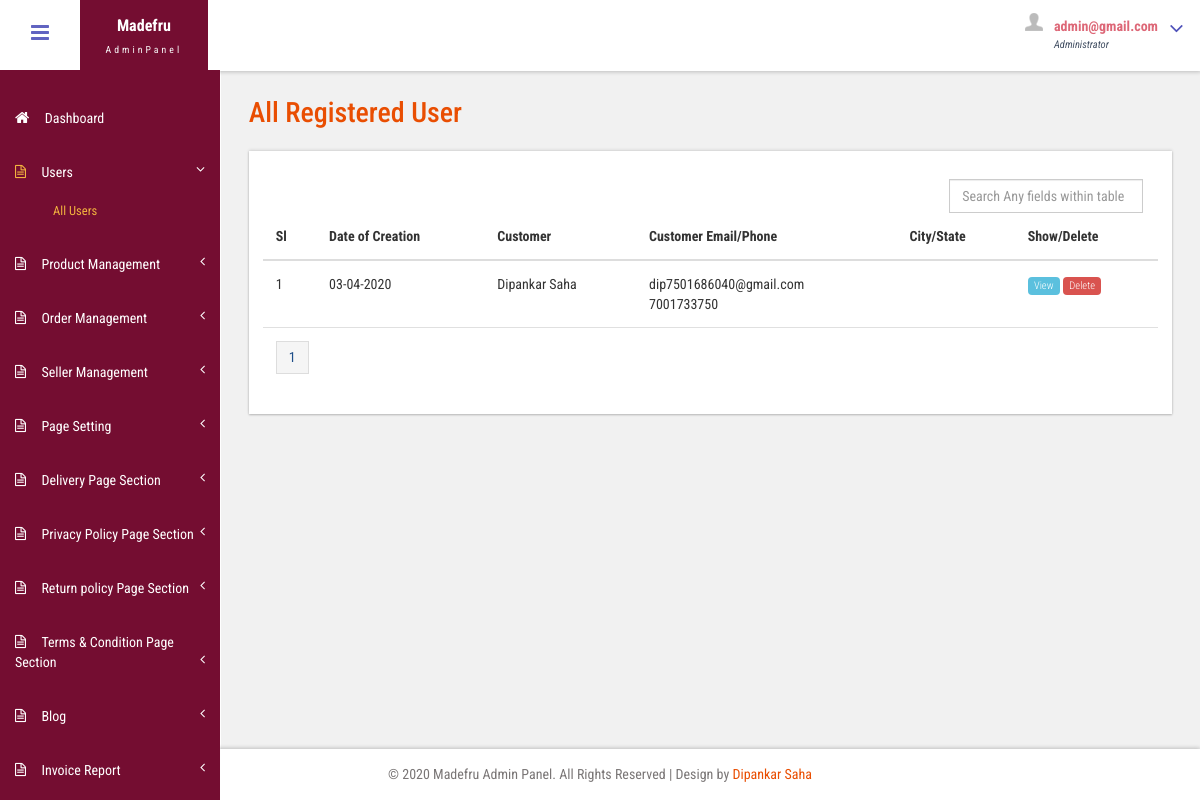
The app's page /admin/client.php (signed in) with its own data.
### tables this page shows
CREATE TABLE `user` (
  `id` int(11) NOT NULL,
  `user_id` varchar(100) NOT NULL,
  `name` varchar(200) DEFAULT NULL,
  `fname` varchar(50) DEFAULT NULL,
  `lname` varchar(50) DEFAULT NULL,
  `dob` date DEFAULT NULL,
  `email` varchar(200) NOT NULL,
  `address` varchar(500) DEFAULT NULL,
  `city` varchar(100) DEFAULT NULL,
  `state` varchar(200) DEFAULT NULL,
  `pincode` varchar(100) DEFAULT NULL,
  `phone` varchar(50) NOT NULL,
  `password` varchar(100) NOT NULL,
  `date_of_creation` date DEFAULT NULL,
  `time_of_creation` time DEFAULT NULL,
  `refered_by` varchar(100) DEFAULT NULL,
  `country` varchar(300) DEFAULT NULL,
  `gender` varchar(10) DEFAULT NULL
);

### admin/client.php (the view, shortened to what this page needs)
<?php
include('header.php');
?>
	<link href="src/facebox.css" media="screen" rel="stylesheet" type="text/css" />
		<div id="page-wrapper">
			<div class="main-page">
					<div class="tables">
						<h3 class="title1">All Registered User</h3>
					<div class="panel-body widget-shadow">
			<div class="col-md-3 col-xs-offset-9">
<input type="text" id="searchTerm" onkeyup="doSearch()" placeholder="Search Any fields within table" class="form-control"/>
</div>
			<table class="table" id='dataTable'>
							<thead>
								<tr>
								  <th>Sl</th><th>Date of Creation</th>
								  <th>Customer</th>
								  <th>Customer Email/Phone</th>
								  <th>City/State</th>
								<th>Show/Delete</th>
								</tr>
							</thead>
							<tbody>
<?php
$sql = "SELECT COUNT(*) FROM user ";
$result = mysqli_query($con,$sql) or trigger_error("SQL", E_USER_ERROR);
$r = mysqli_fetch_row($result);
$numrows = $r[0];
$rowsperpage = 15;
$totalpages = ceil($numrows / $rowsperpage);
if (isset($_GET['currentpage']) && is_numeric($_GET['currentpage'])) {
   $currentpage = (int) $_GET['currentpage'];
} else {
   $currentpage = 1;
}
$offset = ($currentpage - 1) * $rowsperpage;
$count=1;
$sq="select * from user order by id desc LIMIT $offset, $rowsperpage";
$r=mysqli_query($con,$sq);
while($row=mysqli_fetch_array($r)){
$user_id=$row['user_id'];
	echo "	<tr>
								  <td>$count</td>
								  <td>".date("d-m-Y",strtotime($row['date_of_creation']))."</td>
								  <td>".$row['name']."</td>
								  <td>".$row['email']."<br>".$row['phone']."</td>
  <td>".$row['city']."<br>".$row['state']."</td>
								   <td><a href='edit_client.php?id=$user_id' class='label label-info'>View</a>
								  <a href='#' class='label label-danger' onclick='return send();'>Delete</a>
								 </td>
								</tr>";
++$count;
								}
$range = 3;
	echo"<tr><td colspan='10'>";
for ($x = ($currentpage - $range); $x < (($currentpage + $range) + 1); $x++) {
   if (($x > 0) && ($x <= $totalpages)) {
      if ($x == $currentpage) {
         echo " <span class='current'>$x</span> ";
      } else {
         echo " <a href='{$_SERVER['PHP_SELF']}?currentpage=$x' class='page'>$x</a> ";
      }
   }
}
echo"</td></tr>";
?>
								</tbody></table>
					</div></div>
			</div>
		</div>
			<?php
		include('footer.php');
		?>

### admin/css/style.css (style rules this page uses)
h4, h5, h6, h1, h2, h3 { margin: 0; }
html, body { font-family: 'Roboto Condensed', sans-serif; font-size: 100%; overflow-x: hidden; background: #fff; font-size:14px; }
h1,h2,h3,h4,h5,h6 { margin:0; }
.cbp-spmenu-push { overflow-x: hidden; position: relative; }
.cbp-spmenu, .cbp-spmenu-push { -webkit-transition: all 0.3s ease; -moz-transition: all 0.3s ease; transition: all 0.3s ease; }
.cbp-spmenu-push div#page-wrapper { margin: 0em 0 0 15.77em; transition:.5s all; -webkit-transition:.5s all; -moz-transition:.5s all; }
.widget-shadow { background-color: #fff; box-shadow: 0 -1px 3px rgba(0,0,0,.12),0 1px 2px rgba(0,0,0,.24); -webkit-box-shadow: 0 -1px 3px rgba(0,0,0,.12),0 1px 2px rgba(0,0,0,.24); -moz-box-shadow: 0 -1px 3px rgba(0,0,0,.12),0 1px 2px rgba(0,0,0,.24); }
h3.title1 { font-size: 2em; color: #e94e02; margin-bottom: 0.8em; }
.label { font-weight: 300 !important; border-radius:4px; }
.table > thead > tr > th, .table > tbody > tr > th, .table > tfoot > tr > th, .table > thead > tr > td, .table > tbody > tr > td, .table > tfoot > tr > td { border-top: none; }
.tables .panel-body ,.tables .bs-example { padding: 2em 1em 0.5em; }
.tables .table > thead > tr > th, .tables .table > tbody > tr > th, .tables .table > tfoot > tr > th, .tables .table > thead > tr > td, .tables .table > tbody > tr > td, .tables .table > tfoot > tr > td { padding: 13px; border-top: 1px solid #E0E0E0; }
.form-control { border-radius: inherit; }
span.current { color: #1E4E89; cursor: default; float: left; padding: 4px 12px; line-height: 23px; text-decoration: none; background-color: #f5f5f5; border: 1px solid #ddd; }

### admin/css/custom.css (style rules this page uses)
#page-wrapper { padding:7em 2em 2.5em; background-color: #F1F1F1; }

### records on screen
user: date_of_creation "03-04-2020", name "Dipankar Saha", email "dip7501686040@gmail.com", phone "7001733750"

### other values on screen
$name "admin@gmail.com"
